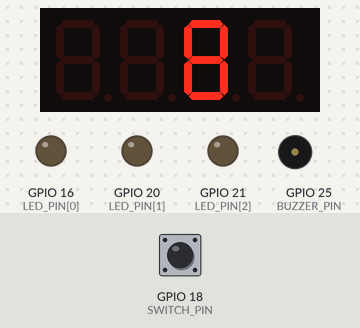
This program was run on a simulated Raspberry Pi (BCM pin numbers). Shown: 4-digit seven-segment display, output pins drawn as LEDs (lit = HIGH), buzzer (waves = sounding). Inputs (shaded band) come from the test bench; at power-on: GPIO 18 (SWITCH_PIN) LOW. The segment pins are drawn as the display they are named for; pins used as bus, display or sensor lines are not drawn.

Above: at 1.2 s.
1.3 s: GPIO 18 (SWITCH_PIN) pulled HIGH for 0.15 s
At 1.8 s:
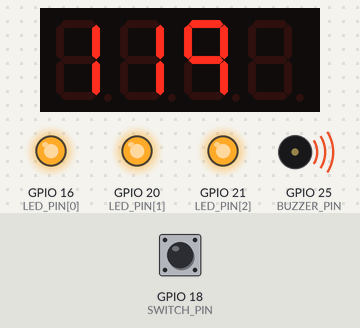
4.4 s: GPIO 18 (SWITCH_PIN) pulled HIGH for 1 s
At 8.0 s:
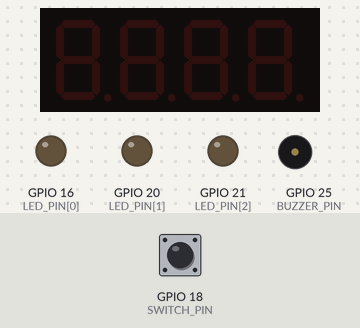
Timing chart, 0 to 9.5 s (numbered marks = the images above; inputs shaded):
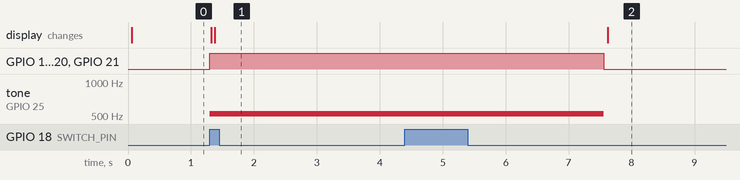

Measured:
- after the input at 1.3 s, GPIO 16 (LED_PIN[0]), GPIO 20 (LED_PIN[1]), GPIO 21 (LED_PIN[2]): LOW → HIGH at once; tone on GPIO 25 (BUZZER_PIN): silent → 523 Hz at once; the display: first changes at once (image 1 shows a later state)
- after the input at 4.4 s, GPIO 16 (LED_PIN[0]), GPIO 20 (LED_PIN[1]), GPIO 21 (LED_PIN[2]): HIGH → LOW after 3.2 s instead of 0.03 s; tone on GPIO 25 (BUZZER_PIN): 523 Hz → silent after 3.2 s instead of 0.03 s

The program:

project.py
```python
import RPi.GPIO as GPIO
import time

SEGMENT_PIN = [7, 17, 22, 6, 26, 11, 27]
DIGIT_PIN = [12, 9, 4, 10]
SWITCH_PIN = 18
LED_PIN = [16, 20, 21]
BUZZER_PIN = 25

GPIO.setmode(GPIO.BCM)
for i in range(3):
    GPIO.setup(LED_PIN[i], GPIO.OUT)
for i in LED_PIN:
    GPIO.output(i, GPIO.LOW)
GPIO.setup(SWITCH_PIN, GPIO.IN, pull_up_down = GPIO.PUD_DOWN)
GPIO.setup(BUZZER_PIN, GPIO.OUT)
for segment in SEGMENT_PIN :
    GPIO.setup(segment, GPIO.OUT)
    GPIO.output(segment, GPIO.LOW)

for digit in DIGIT_PIN :
    GPIO.setup(digit, GPIO.OUT)
    GPIO.output(digit, GPIO.HIGH)
pwm = GPIO.PWM(BUZZER_PIN, 523)

data = [[1, 1, 1, 1, 1, 1, 0], #0
        [0, 1, 1, 0, 0, 0, 0], #1
        [1, 1, 0, 1, 1, 0, 1], #2
        [1, 1, 1, 1, 0, 0, 1], #3
        [0, 1, 1, 0, 0, 1, 1], #4
        [1, 0, 1, 1, 0, 1, 1], #5
        [1, 0, 1, 1, 1, 1, 1], #6
        [1, 1, 1, 0, 0, 0, 0], #7
        [1, 1, 1, 1, 1, 1, 1], #8
        [1, 1, 1, 0, 0, 1, 1]] #9

def display(digit, number):
    for i in range(len(DIGIT_PIN)):
        if i + 1 == digit:
            GPIO.output(DIGIT_PIN[i], GPIO.LOW)
        else:
            GPIO.output(DIGIT_PIN[i], GPIO.HIGH)


    for i in range(len(SEGMENT_PIN)):
        GPIO.output(SEGMENT_PIN[i], data[number][i])
    time.sleep(0.001)

try:
    while True:
        if GPIO.input(SWITCH_PIN) == 1:
            for i in LED_PIN:
                GPIO.output(i, GPIO.HIGH)
            pwm.start(50)
            for i in range(1000):
                display(1, 1)
                display(2, 1)
                display(3, 9)
            pwm.ChangeDutyCycle(0)
            for i in LED_PIN:
                GPIO.output(i, GPIO.LOW)

        GPIO.output(DIGIT_PIN[2], GPIO.LOW)
        for i in range(len(SEGMENT_PIN)):
            GPIO.output(SEGMENT_PIN[i], GPIO.LOW)

except KeyboardInterrupt:
    pass
finally:
    GPIO.cleanup() 
```
